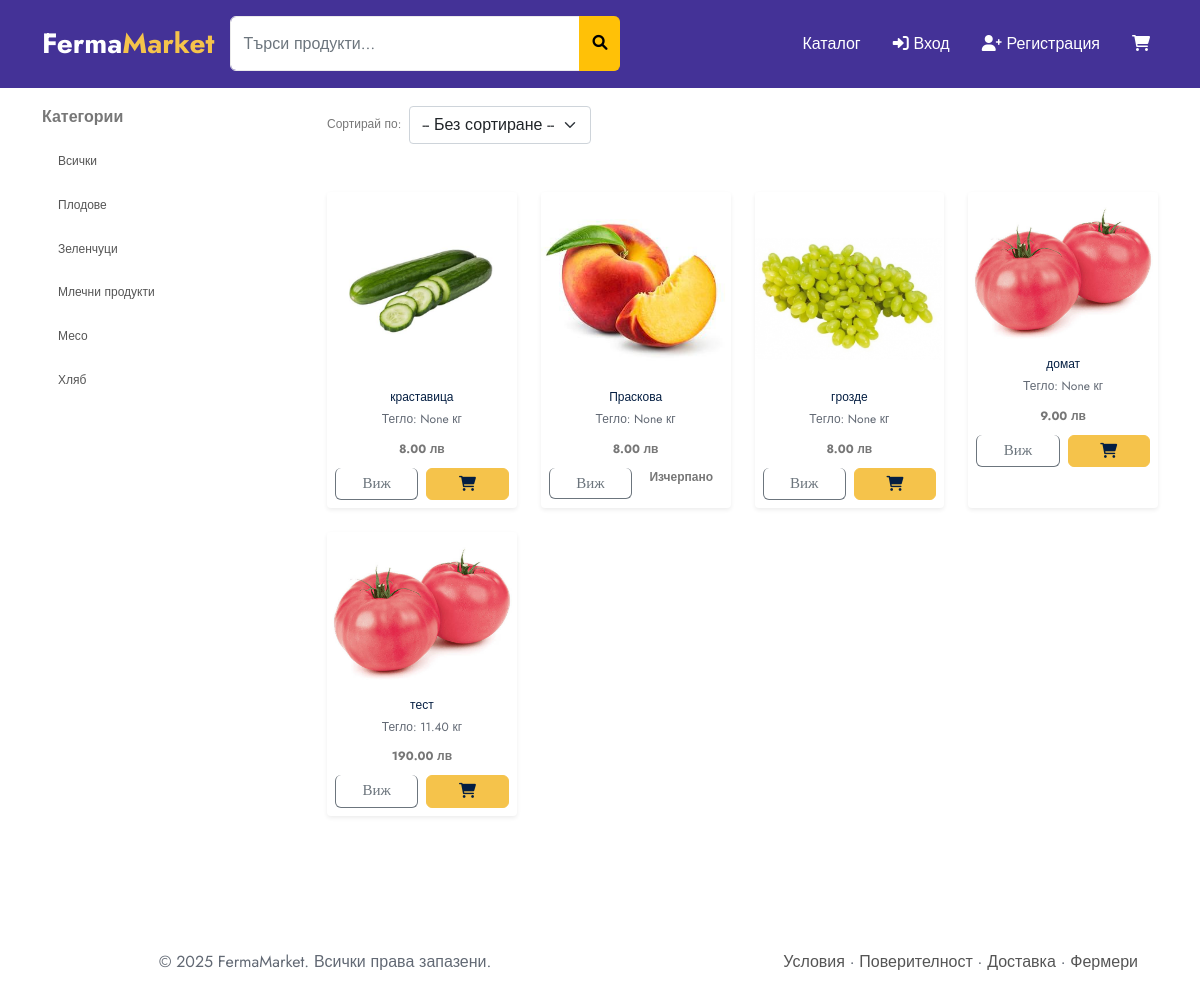
Before: /client/catalog/ with the older database file.
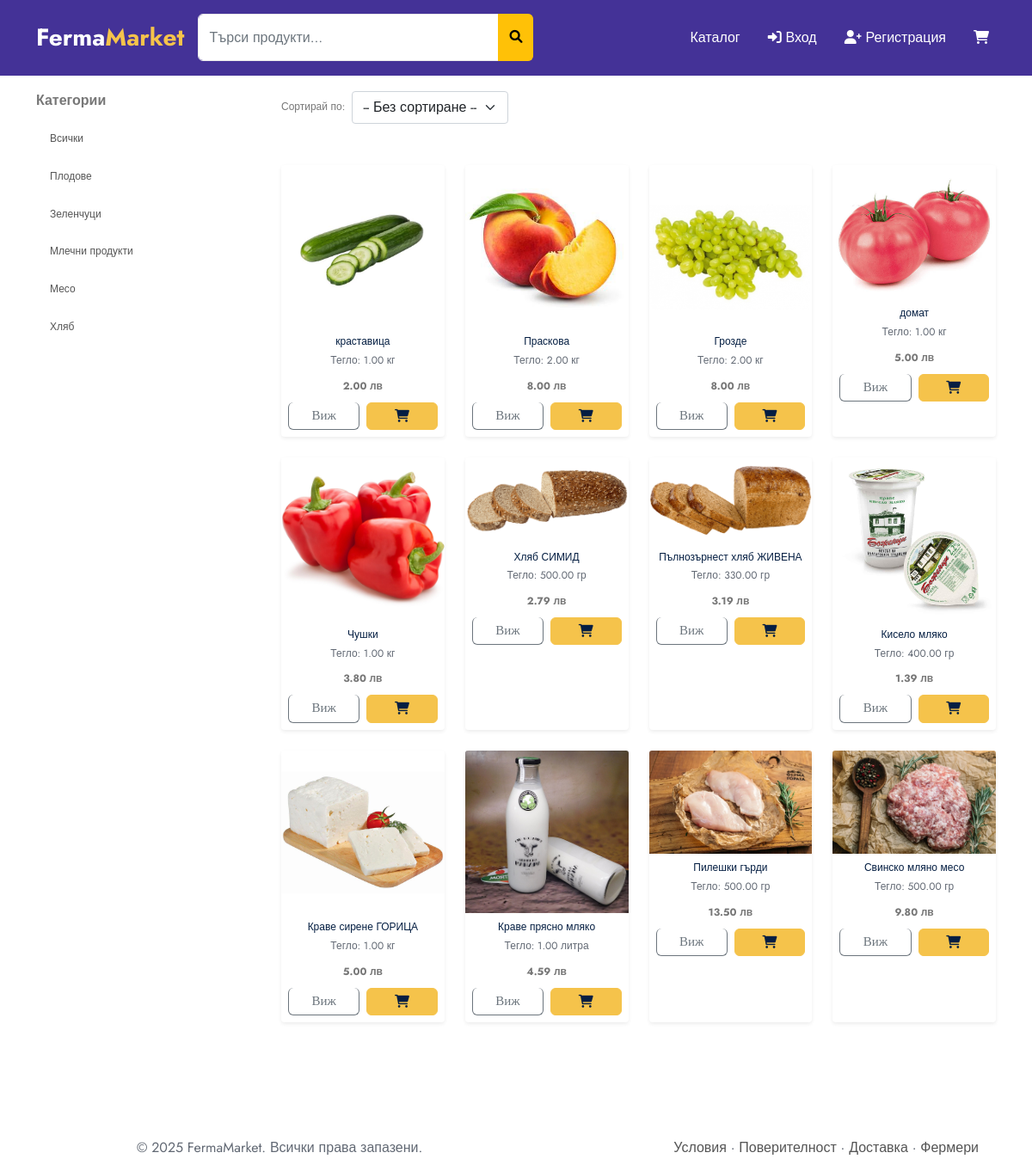
After: the same page with the newer database file.
### fermamarket/farmers/models.py (models this page shows, shortened)
class Category(models.Model):
    name = models.CharField(max_length=100, unique=True)

class Product(models.Model):
    farmer = models.ForeignKey(FarmerProfile, on_delete=models.CASCADE, related_name='products')
    category = models.ForeignKey(Category, on_delete=models.SET_NULL, null=True, blank=True, related_name='products')
    title = models.CharField(max_length=255)
    description = models.TextField()
    price = models.DecimalField(max_digits=8, decimal_places=2)
    quantity = models.PositiveIntegerField()
    image = models.ImageField(upload_to='product_images/', blank=True, null=True)
    created_at = models.DateTimeField(default=timezone.now)
    weight = models.DecimalField(
        max_digits=6,
        decimal_places=2,
        null=True, blank=True,
        help_text="Тегло или количество (напр. в кг)"
    )
    weight_unit = models.CharField(
        max_length=10,
        choices=[('kg', 'кг'), ('g', 'гр'), ('l', 'литра'), ('pcs', 'брой')],
        default='kg',
        help_text="Мярка за тегло/обем"
    )

### fermamarket/clients/views.py (the view)
# urls.py: path('catalog/', product_catalog, name='product_catalog'),
def product_catalog(request):
    category_name = request.GET.get('category')
    search_query = request.GET.get('search', '')
    categories = Category.objects.all()
    products = Product.objects.all()
    if category_name:
        products = products.filter(category__name=category_name)
    search_query = request.GET.get('search', '').strip().lower()
    if search_query:
        products = products.filter(
            Q(title__icontains=search_query) |
            Q(description__icontains=search_query)
        )
    sort = request.GET.get('sort')
    if sort == 'price_asc':
        products = products.order_by('price')
    elif sort == 'price_desc':
        products = products.order_by('-price')
    return render(request, 'product_catalog.html', {
        'products': products,
        'categories': categories,
        'selected_category': category_name,
        'search_query': search_query,
        'sort': sort,
    })

### templates/product_catalog.html (shortened to what this page needs)
{% extends "base.html" %}
{% load static %}
{% block content %}
<section class="py-3 bgc-f9">
  <div class="container">
    <nav aria-label="breadcrumb">
      <ol class="breadcrumb mb-0">
        <li class="breadcrumb-item"><a href="{% url 'home' %}">Начало</a></li>
        <li class="breadcrumb-item active" aria-current="page">Каталог</li>
      </ol>
    </nav>
  </div>
</section>
<section class="pt-4 pb-5">
  <div class="container">
    <div class="row">
      <div class="col-lg-3 d-none d-lg-block">
  <h5 class="text-dark fw-bold mb-3">Категории</h5>
  <ul class="list-unstyled categories-sidebar">
    <li class="mb-2 {% if not selected_category %}active{% endif %}">
      <a href="{% url 'product_catalog' %}" class="d-block py-2 px-3 rounded">
        Всички
      </a>
    </li>
    {% for cat in categories %}
    <li class="mb-2 {% if selected_category == cat.name %}active{% endif %}">
      <a href="{% url 'product_catalog' %}?category={{ cat.name }}" class="d-block py-2 px-3 rounded">
        {{ cat.name }}
      </a>
    </li>
    {% endfor %}
  </ul>
</div>
      <div class="col-lg-9">
        <div class="row g-4">
        <form method="get" class="d-flex align-items-center mb-4">
            <label class="me-2">Сортирай по:</label>
            <select name="sort" onchange="this.form.submit()" class="form-select w-auto">
                <option value="">-- Без сортиране --</option>
            </select>
        </form>
          {% for product in products %}
          <div class="col-6 col-md-4 col-lg-3">
            <div class="card h-100 shadow-sm border-0">
              <a href="{% url 'product_detail' product.id %}">
                <img src="{{ product.image.url }}" class="card-img-top" alt="{{ product.title }}">
              </a>
              <div class="card-body text-center p-2">
                <h6 class="card-title mb-1">
                <a href="{% url 'product_detail' product.id %}" class="text-decoration-none text-dark">
                    {{ product.title }}
                </a>
              </h6>
               <p>Тегло: {{ product.weight }} {{ product.get_weight_unit_display }}</p>
                <p class="mb-2 fw-bold text-success">{{ product.price }} лв</p>
              <div class="d-flex justify-content-between gap-2">
                <a href="{% url 'product_detail' product.id %}" class="btn btn-outline-secondary btn-sm w-50">
                    Виж
                </a>
                 {% if product.quantity > 0 %}
                <form method="post" action="{% url 'add_to_cart' product.id %}" class="w-50">
                    <button type="submit" class="btn btn-thm btn-sm w-100">
                        <i class="fas fa-shopping-cart"></i>
                    </button>
                </form>
                    {% else %}
                    <div class="text-danger fw-bold w-50 text-center">Изчерпано</div>
                {% endif %}
              </div>
            </div>
            </div>
          </div>
          {% empty %}
          <div class="col-12">
            <p class="text-muted">Няма налични продукти.</p>
          </div>
          {% endfor %}
        </div>
      </div>
    </div>
  </div>
</section>
{% endblock %}

### templates/base.html (shortened to what this page needs)
{% load static %}
<!DOCTYPE html>
<html lang="en">
<head>
  <link rel="stylesheet" href="{% static 'css/bootstrap.min.css' %}">
  <link rel="stylesheet" href="{% static 'css/ace-responsive-menu.css' %}">
  <link rel="stylesheet" href="{% static 'css/menu.css' %}">
  <link rel="stylesheet" href="{% static 'css/fontawesome.css' %}">
  <link rel="stylesheet" href="{% static 'css/style.css' %}">
  <link rel="stylesheet" href="{% static 'css/responsive.css' %}">
</head>
<body data-spy="scroll">
<div class="wrapper ovh">
  {% include 'partials/header.html' %}
  <div class="body_content_wrapper pt30">
    {% block content %}
    {% endblock %}
  </div>
  {% include 'partials/footer.html' %}
</div>
{% load static %}
</body>
</html>

### templates/partials/header.html (shortened to what this page needs)
<header class="bgc-thm1 fixed-top">
  <nav class="navbar navbar-expand-lg color-white py-3">
    <div class="container">
      <a class="navbar-brand fw-bold fs-3 color-white" href="{% url 'home' %}">
        Ferma<span class="text-thm">Market</span>
      </a>
      {% if not user.is_authenticated or not perms.farmers.view_farmerprofile %}
        <form method="get" action="{% url 'product_catalog' %}" class="input-group ms-auto my-2 my-lg-0" style="max-width: 390px;">
          <input class="form-control" type="text" name="search" placeholder="Търси продукти…" value="{{ search_query|default:'' }}">
          <button type="submit" class="btn btn-warning"><i class="fas fa-search"></i></button>
        </form>
      {% endif %}
      <div class="collapse navbar-collapse" id="navbarMenu">
        <ul class="navbar-nav ms-auto align-items-lg-center gap-lg-3">
          {% if user.is_authenticated %}
            {% if perms.clients.view_clientprofile %}
              <li class="nav-item"><a class="nav-link text-white fs-6" href="{% url 'product_catalog' %}">Каталог</a></li>
              <li class="nav-item"><a class="nav-link text-white fs-6" href="{% url 'order_history' %}">Поръчки</a></li>
              <li class="nav-item"><a class="nav-link text-white fs-6" href="{% url 'client_profile' %}"><i class="fas fa-user"></i></a></li>
              <li class="nav-item"><a class="nav-link text-white fs-6" href="{% url 'view_cart' %}"><i class="fas fa-shopping-cart"></i></a></li>
            {% elif perms.farmers.view_farmerprofile %}
              <li class="nav-item"><a class="nav-link text-white fs-6" href="{% url 'product_list' %}">Продукти</a></li>
              <li class="nav-item"><a class="nav-link text-white fs-6" href="{% url 'farmer_orders' %}">Поръчки</a></li>
              <li class="nav-item"><a class="nav-link text-white fs-6" href="{% url 'farmer_profile' %}"><i class="fas fa-user"></i></a></li>
            {% endif %}
            <li class="nav-item"><a class="nav-link text-white fs-6" href="{% url 'logout' %}"><i class="fas fa-sign-out-alt"></i></a></li>
          {% else %}
            <li class="nav-item"><a class="nav-link text-white fs-6" href="{% url 'product_catalog' %}">Каталог</a></li>
            <li class="nav-item"><a class="nav-link text-white fs-6" href="{% url 'login' %}"><i class="fas fa-sign-in-alt"></i> Вход</a></li>
            <li class="nav-item"><a class="nav-link text-white fs-6" href="{% url 'register' %}"><i class="fas fa-user-plus"></i> Регистрация</a></li>
            <li class="nav-item"><a class="nav-link text-white fs-6" href="{% url 'view_cart' %}"><i class="fas fa-shopping-cart"></i></a></li>
          {% endif %}
        </ul>
      </div>
    </div>
  </nav>
</header>

### templates/partials/footer.html
<footer class="footer bg-light pt30 pb30 mt-5">
  <div class="container">
    <div class="row">
      <div class="col-md-6">
        <p class="mb-0">© 2025 FermaMarket. Всички права запазени.</p>
      </div>
      <div class="col-md-6 text-md-end">
        <p class="mb-0">
          <a href="{% url 'terms' %}">Условия</a> ·
          <a href="{% url 'privacy' %}">Поверителност</a> ·
          <a href="{% url 'shipping' %}">Доставка</a> ·
          <a href="{% url 'farmer_requirements' %}">Фермери</a>
        </p>
      </div>
    </div>
  </div>
</footer>

### static/css/ace-responsive-menu.css (style rules this page uses)
a { color: #0d638f;text-shadow: none }
ul { margin: 0px;padding: 0px }

### static/css/menu.css (style rules this page uses)
.header, .content, .footer { text-align: center; }
.header, .footer { background: #777; font-size: 16px; font-weight: bold; color: #222222; line-height: 40px; -moz-box-sizing: border-box; box-sizing: border-box; width: 100%; height: 70px; padding: 0 50px; }
.body_content_wrapper:before { background: rgba(4,30,66,0.5); bottom: 0; content: ""; height: 100%; left: 0; opacity: 0; position: absolute; right: 0; top: 0; width: 100%; z-index: -1; transition: all 0.5s ease; -moz-transition: all 0.5s ease; -webkit-transition: all 0.5s ease; -ms-transition: all 0.5s ease; -o-transition: all 0.5s ease; }

Changed rows visible on the page:
removed Product: image (picture), title "тест", weight "11.40", weight_unit "кг", price "190.00", quantity 289 (drawn)
changed Product "краставица": weight "None" → "1.00"; price "8.00" → "2.00"
changed Product "Праскова": weight "None" → "2.00"; no longer shows "Изчерпано"
changed Product: title "грозде" → "Грозде"; weight "None" → "2.00"
changed Product "домат": weight "None" → "1.00"; price "9.00" → "5.00"
added Product: image (picture), title "Чушки", weight "1.00", weight_unit "кг", price "3.80", quantity 100 (drawn)
added Product: image (picture), title "Хляб СИМИД", weight "500.00", weight_unit "гр", price "2.79", quantity 100 (drawn)
added Product: image (picture), title "Пълнозърнест хляб ЖИВЕНА", weight "330.00", weight_unit "гр", price "3.19", quantity 100 (drawn)
added Product: image (picture), title "Кисело мляко", weight "400.00", weight_unit "гр", price "1.39", quantity 100 (drawn)
added Product: image (picture), title "Краве сирене ГОРИЦА", weight "1.00", weight_unit "кг", price "5.00", quantity 100 (drawn)
added Product: image (picture), title "Краве прясно мляко", weight "1.00", weight_unit "литра", price "4.59", quantity 200 (drawn)
added Product: image (picture), title "Пилешки гърди", weight "500.00", weight_unit "гр", price "13.50", quantity 50 (drawn)
added Product: image (picture), title "Свинско мляно месо", weight "500.00", weight_unit "гр", price "9.80", quantity 80 (drawn)
